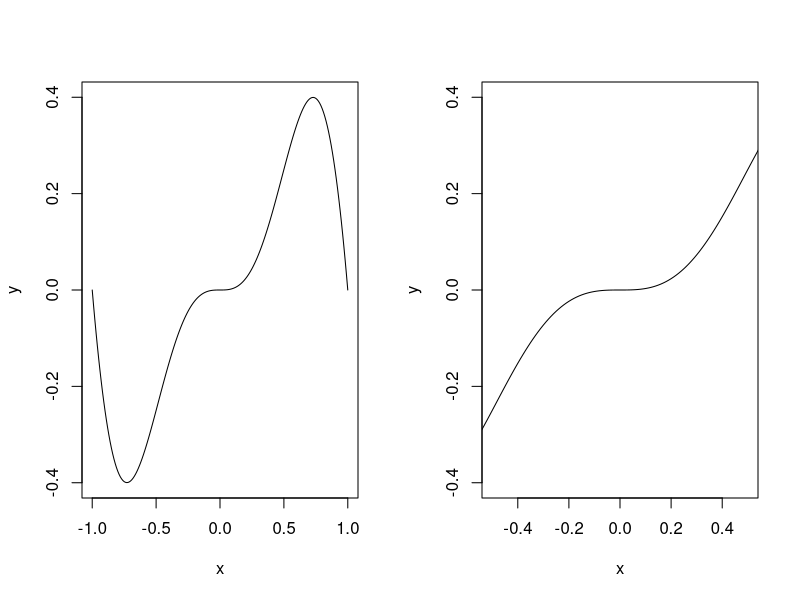
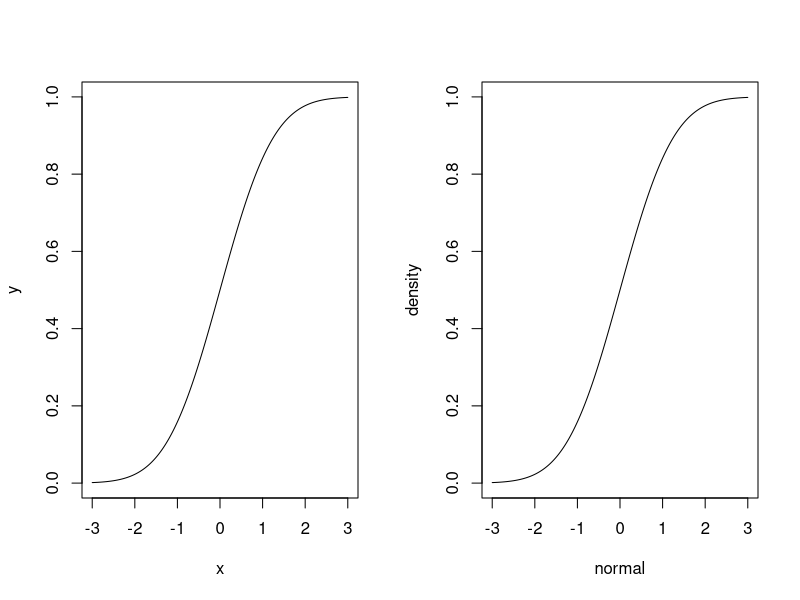

Here is the R script that generated these plots, in order:
##########################################################################################################################################

#(주의) ->  순차적으로 코드를 실행하는 것을 권함!

#에러 발생 시 github Finance/R-Finance-Programming 경로에 issue를 남기면 확인

##########################################################################################################################################



### plot (그래프)

## 고수준 그래프 함수

# 그래프 설정하기.

# 고수준의 그래프 함수는 함수의 인수를 이용해서 축과 문자표시 등에 대한 설정을 할 수 있다.
# 하지만 별도로 제공되는 함수(par 함수 또는 저수준 그래프 함수 등)를 통해서 보다 정밀하게 설정 가능.
# 그래프 함수의 인수를 통해 설정하는 방법 확인.

##########################################################################################################################################

### xlim & ylim.

# 그래프 함수의 xlim인수와 ylim인수를 이용하여 축 범위를 정할 수 있음.

x<-seq(-1,1,0.01)
y<-sin(pi*x)*x*x
par(mfrow=c(1,2))
plot(x,y,type='l')
plot(x,y,type='l', xlim=c(-0.5,0.5))

graphics.off()                    # 그래프 지워주는 함수.


### xlab & ylab.

# xlab 인수와 ylab인수를 이용하여 축이름을 정한다.

x<-seq(-3,3,0.01)
y<-pnorm(x)
par(mfrow=c(1,2))
plot(x,y,type='l')
plot(x,y,type='l', xlab='normal',ylab='density')

graphics.off()                    # 그래프 지워주는 함수.


############################################################결과값(print)#################################################################

# 그래프 찍어보기.


##########################################################################################################################################
